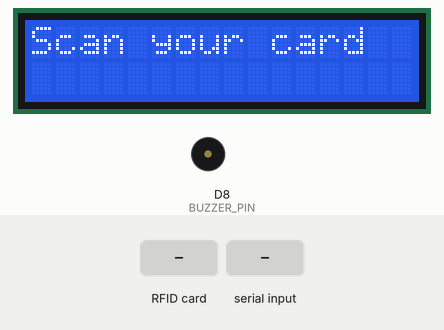
The sketch below on a simulated ESP8266 (NodeMCU). Shown: 16×2 character LCD, buzzer (waves = sounding, pin HIGH). The inputs (shaded band) are chosen by the test bench. WiFi joins after 1.5 s; servers stay silent unless stated; what the sketch prints to the serial monitor is not drawn.

Above: at 3.4 s.
3.5 s: RFID card 5E 7A 19 C4 held to the reader
At 3.62 s:
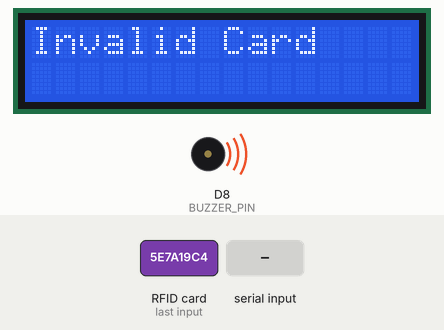
At 4.4 s:
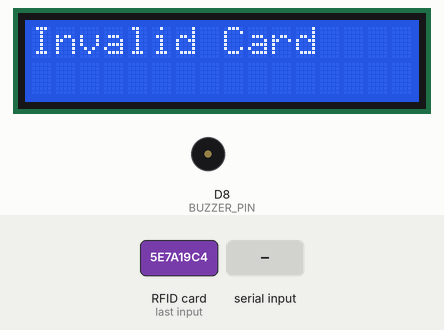
6.0 s: "write\n" received over Serial
At 6.4 s:
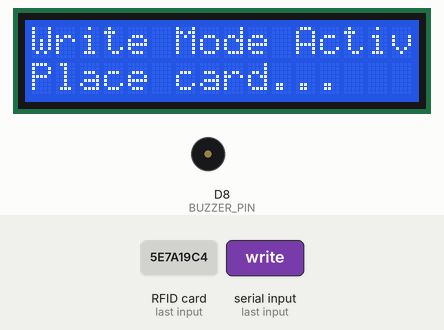
Timing chart, 0 to 9.0 s (numbered marks = the images above; inputs shaded):
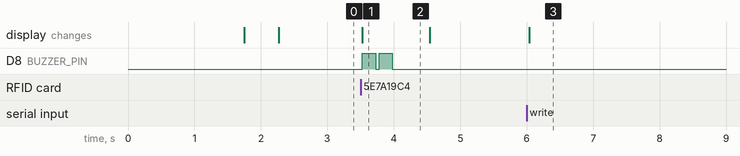

The sketch:

RFID.ino
```cpp
#include <ESP8266WiFi.h>
#include <ESP8266HTTPClient.h>
#include <WiFiClientSecure.h>
#include <SPI.h>
#include <MFRC522.h>
#include <Wire.h>
#include <LiquidCrystal_I2C.h>

// ---------- WiFi ----------
const char* ssid     = "<wifi name>"; //add your wifi name
const char* password = "<password>";  // add your wifi password

// ---------- Google Apps Script ----------
String GOOGLE_SCRIPT_URL = "<script url>";  // paste your google script url here

// ---------- RFID ----------
#define RST_PIN D3
#define SS_PIN  D4
MFRC522 mfrc522(SS_PIN, RST_PIN);
MFRC522::MIFARE_Key key;  // Default key

// ---------- LCD ----------
LiquidCrystal_I2C lcd(0x27,16,2);

// ---------- Buzzer ----------
#define BUZZER_PIN D8

// Blocks for Name, Roll, Dept
const byte BLOCK_NAME = 4;
const byte BLOCK_ROLL = 5;
const byte BLOCK_DEPT = 6;

// Mode
bool writeMode = false;

void setup() {
  Serial.begin(115200);
  SPI.begin();
  mfrc522.PCD_Init();

  lcd.init();
  lcd.backlight();
  lcd.setCursor(0,0);
  lcd.print("Connecting WiFi...");

  pinMode(BUZZER_PIN, OUTPUT);
  digitalWrite(BUZZER_PIN, LOW);

  WiFi.begin(ssid, password);
  while (WiFi.status() != WL_CONNECTED) {
    delay(200);  // faster WiFi wait
    Serial.print(".");
  }
  Serial.println("\nWiFi connected!");
  lcd.setCursor(0,1);
  lcd.print("WiFi Connected!");
  delay(500);

  lcd.clear();
  lcd.setCursor(0,0);
  lcd.print("Scan your card");

  // Default MIFARE key
  for(byte i=0;i<6;i++) key.keyByte[i]=0xFF;

  Serial.println("Enter 'write' in Serial Monitor to store data on RFID.");
}

void loop() {
  // Check Serial for write mode
  if(Serial.available()){
    String input = Serial.readStringUntil('\n');
    input.trim();
    if(input.equalsIgnoreCase("write")){
      writeMode = true;
      Serial.println("Write mode activated. Place RFID tag on reader...");
      lcd.clear();
      lcd.setCursor(0,0);
      lcd.print("Write Mode Active");
      lcd.setCursor(0,1);
      lcd.print("Place card...");
    }
  }

  // Check for new card
  if (!mfrc522.PICC_IsNewCardPresent() || !mfrc522.PICC_ReadCardSerial()) return;

  if(writeMode){
    // --- WRITE MODE ---
    String name="", roll="", dept="";
    Serial.println("Enter Name: "); while(!Serial.available()){} name = Serial.readStringUntil('\n'); name.trim();
    Serial.println("Enter Roll: "); while(!Serial.available()){} roll = Serial.readStringUntil('\n'); roll.trim();
    Serial.println("Enter Dept: "); while(!Serial.available()){} dept = Serial.readStringUntil('\n'); dept.trim();

    if(writeBlock(BLOCK_NAME, name) && writeBlock(BLOCK_ROLL, roll) && writeBlock(BLOCK_DEPT, dept)){
      Serial.println("Data written successfully!");
      lcd.clear(); lcd.setCursor(0,0); lcd.print("Write Success");
      buzz(3, 80);  // 3 short beeps
    } else {
      Serial.println("Write failed!");
      lcd.clear(); lcd.setCursor(0,0); lcd.print("Write Failed");
      buzz(3, 150); // 3 long beeps
    }

    writeMode = false;
    lcd.clear(); lcd.setCursor(0,0); lcd.print("Scan your card");
  } else {
    // --- READ MODE ---
    String name = readBlock(BLOCK_NAME);
    String roll = readBlock(BLOCK_ROLL);
    String dept = readBlock(BLOCK_DEPT);

    if(name.length()==0 && roll.length()==0 && dept.length()==0){
      Serial.println("Card is empty or auth failed");
      lcd.clear(); lcd.setCursor(0,0); lcd.print("Invalid Card");
      buzz(2,200);
      delay(500);
      lcd.clear(); lcd.setCursor(0,0); lcd.print("Scan your card");
      mfrc522.PICC_HaltA();
      mfrc522.PCD_StopCrypto1();
      return;
    }

    Serial.println("Name: " + name + " Roll: " + roll + " Dept: " + dept);
    lcd.clear(); lcd.setCursor(0,0); lcd.print(name + " " + roll);
    lcd.setCursor(0,1); lcd.print(dept);
    buzz(2,50);

    sendToGoogleSheets(name, roll, dept);

    mfrc522.PICC_HaltA();
    mfrc522.PCD_StopCrypto1();
    lcd.clear(); lcd.setCursor(0,0); lcd.print("Scan your card");
  }

  delay(50); // minimal delay for fast scanning
}

// ---------- READ BLOCK ----------
String readBlock(byte blockNum){
  byte buffer[18]; byte size=sizeof(buffer);

  MFRC522::StatusCode status = mfrc522.PCD_Authenticate(MFRC522::PICC_CMD_MF_AUTH_KEY_A, blockNum, &key, &(mfrc522.uid));
  if(status != MFRC522::STATUS_OK){ Serial.print("Auth failed for block "); Serial.println(blockNum); return ""; }

  status = mfrc522.MIFARE_Read(blockNum, buffer, &size);
  if(status != MFRC522::STATUS_OK){ Serial.print("Read failed for block "); Serial.println(blockNum); return ""; }

  String result=""; for(byte i=0;i<16;i++){ if(buffer[i]==0) break; result += char(buffer[i]); }
  result.trim(); return result;
}

// ---------- WRITE BLOCK ----------
bool writeBlock(byte blockNum, String data){
  byte buffer[16]; memset(buffer, 0, 16);
  for(byte i=0;i<data.length() && i<16;i++) buffer[i]=data[i];

  MFRC522::StatusCode status = mfrc522.PCD_Authenticate(MFRC522::PICC_CMD_MF_AUTH_KEY_A, blockNum, &key, &(mfrc522.uid));
  if(status != MFRC522::STATUS_OK){ Serial.print("Auth failed for block "); Serial.println(blockNum); return false; }

  status = mfrc522.MIFARE_Write(blockNum, buffer, 16);
  if(status != MFRC522::STATUS_OK){ Serial.print("Write failed for block "); Serial.println(blockNum); return false; }

  return true;
}

// ---------- BUZZER ----------
void buzz(int times, int duration){
  for(int i=0;i<times;i++){
    digitalWrite(BUZZER_PIN,HIGH);
    delay(duration);
    digitalWrite(BUZZER_PIN,LOW);
    delay(50); // short gap between beeps
  }
}

// ---------- SEND TO GOOGLE SHEETS ----------
void sendToGoogleSheets(String name,String roll,String dept){
  if(WiFi.status()==WL_CONNECTED){
    WiFiClientSecure client; client.setInsecure();
    HTTPClient http;
    String url = GOOGLE_SCRIPT_URL + "?name=" + name + "&roll=" + roll + "&dept=" + dept;
    Serial.println("Requesting URL: "+url);

    http.begin(client,url);
    int httpCode = http.GET();
    if(httpCode>0){ String payload = http.getString(); Serial.println("Response: "+payload); buzz(2,50); }
    else{ Serial.println("Error sending data. HTTP Code: "+String(httpCode)); buzz(2,150); }
    http.end();
  } else Serial.println("WiFi not connected");
}
```

Measured:
- after the input at 3.5 s, D8 (BUZZER_PIN): alternates HIGH for 0.20 s and LOW for 0.05 s, 4 changes in all, then stays LOW, starting at once; the display: changes at once (image 1)
- after the input at 6.0 s, the display: changes at once (image 3)
- what the display in image 1 shows lasts 1.0 s, from 3.5 s to 4.5 s
